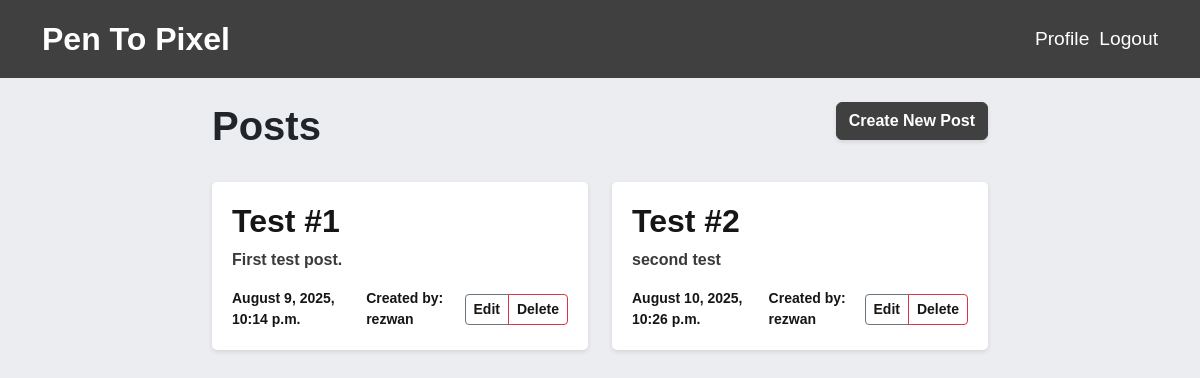
Page /blog/ (signed in) on the earlier database version.
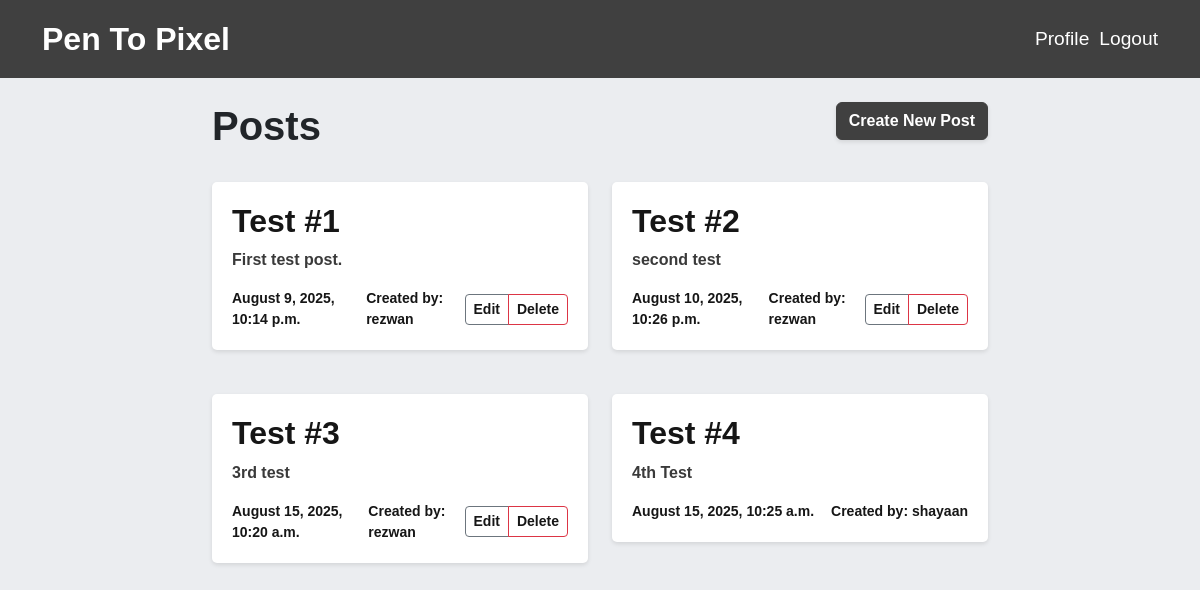
Same page on the later database version.
### blog/models.py (models this page shows, shortened)
class Post(models.Model):
    title = models.CharField(max_length=200)
    content = models.TextField()
    created_at = models.DateTimeField(auto_now_add=True)
    author = models.ForeignKey(
        settings.AUTH_USER_MODEL,
        on_delete=models.CASCADE,
        related_name='posts'
    )

### blog/views.py (the view)
# urls.py: 2. Add a URL to urlpatterns:  path('', views.home, name='home')
def home(request):
    posts = Post.objects.all()
    return render(request, 'blog/home.html', {"posts": posts})

### blog/templates/blog/home.html
{% extends "blog/base.html" %}
{% block content %}
<div class="row mb-4">
    <div class="col">
        <h1 class="display-8">Posts</h1>
    </div>
    <div class="col text-end">
        <a href="{% url 'post-create' %}" class="btn btn-primary">Create New Post</a>
    </div>
</div>
<div class="row">
    {% for post in posts %}
    <div class="col-md-6 mb-4">
        <div class="content-section">
            <h2>
                <a href="{% url 'post-detail' post.pk %}">{{ post.title }}</a>
            </h2>
            <p>{{ post.content }}</p>
            <div class="d-flex justify-content-between align-items-center">
                <small>{{ post.created_at|date:"F j, Y, g:i a" }}</small>
                <small>Created by: {{ post.author }}</small>
                {% if request.user.is_authenticated and request.user.username == post.author.username %}
                <div class="btn-group">
                    <a href="{% url 'post-update' post.pk %}" class="btn btn-sm btn-outline-secondary">Edit</a>
                    <a href="{% url 'post-delete' post.pk %}" class="btn btn-sm btn-outline-danger">Delete</a>
                    {% endif %}
                </div>
            </div>
        </div>
    </div>
    {% endfor %}
</div>
{% endblock %}

Differences in the rows shown:
added Post: title "Test #3", content "3rd test", created_at "August 15, 2025, 10:20 a.m.", author "rezwan", shows "Edit"
added Post: title "Test #4", content "4th Test", created_at "August 15, 2025, 10:25 a.m.", author "shayaan"
